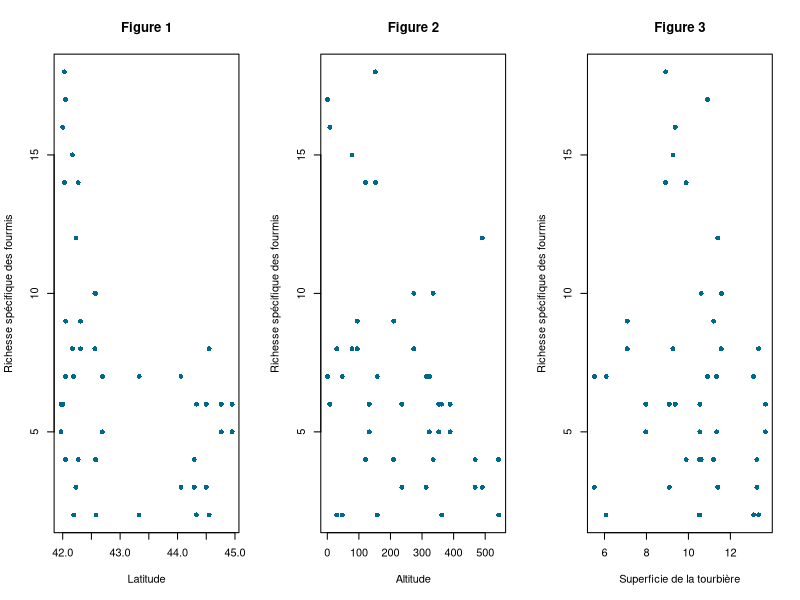
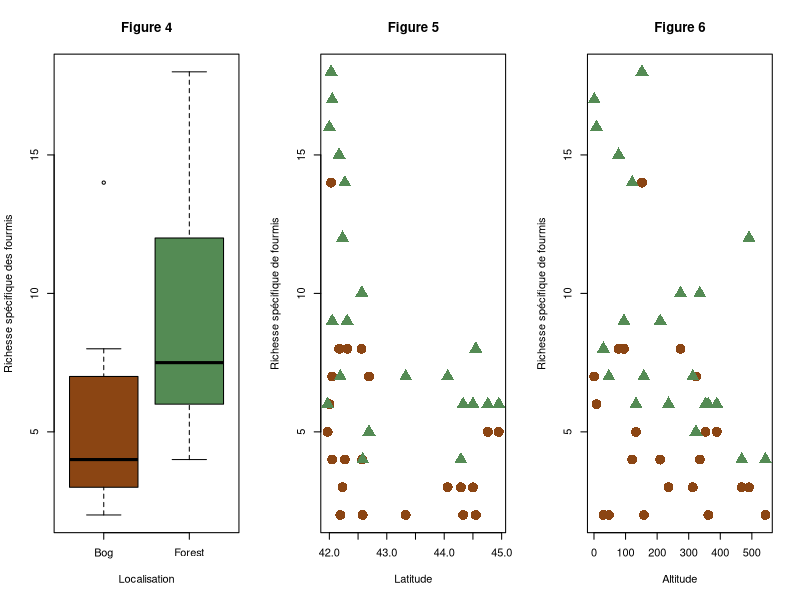
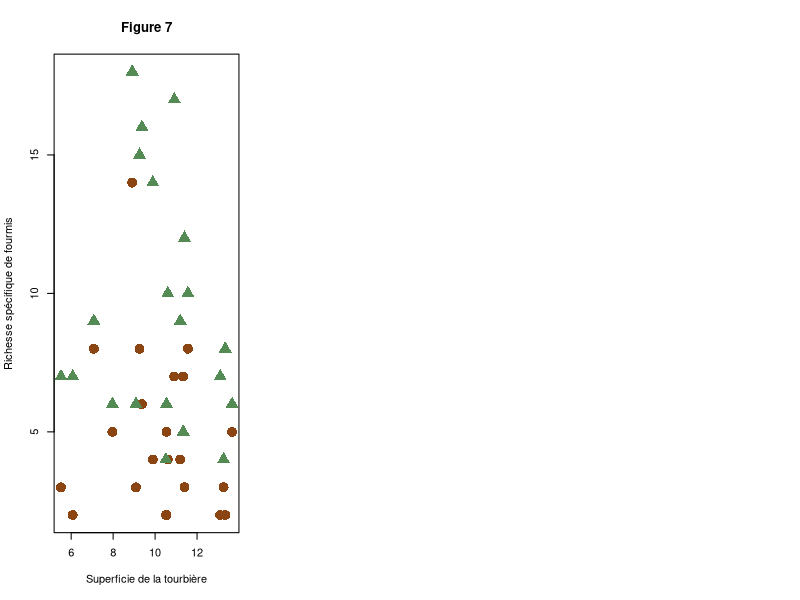
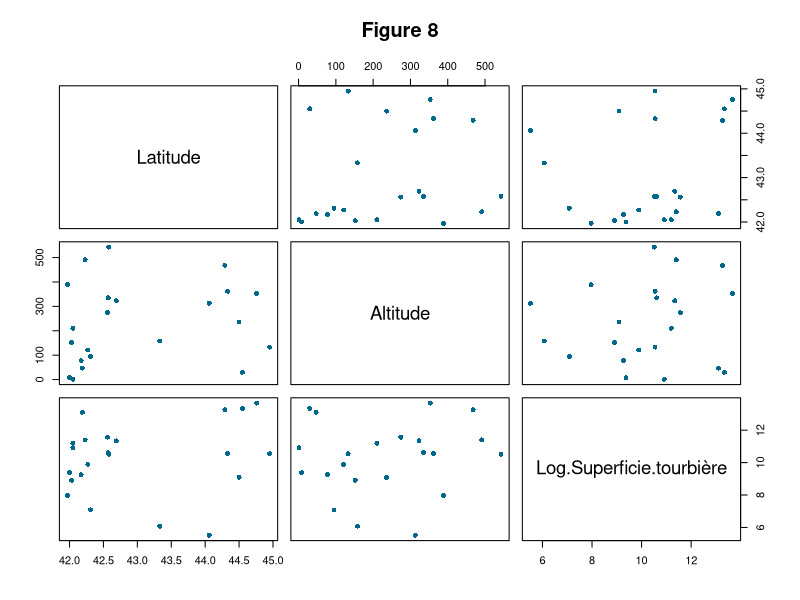
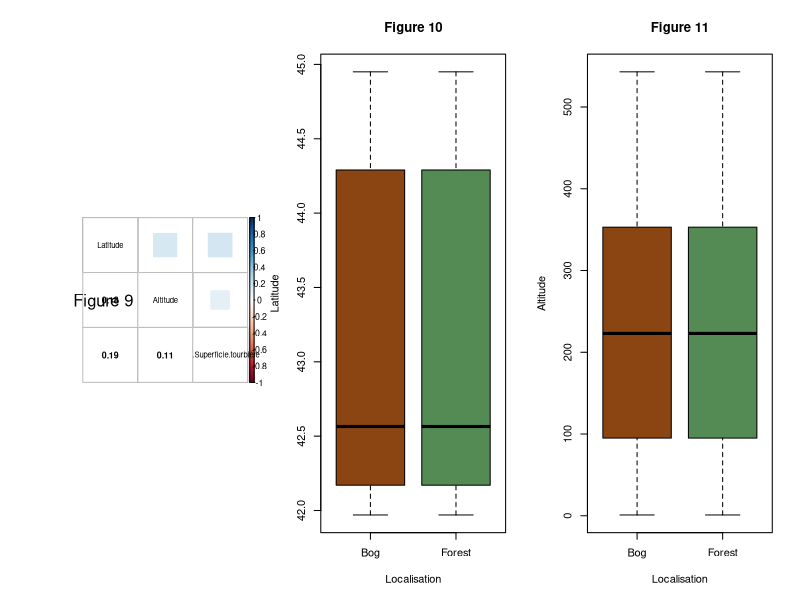
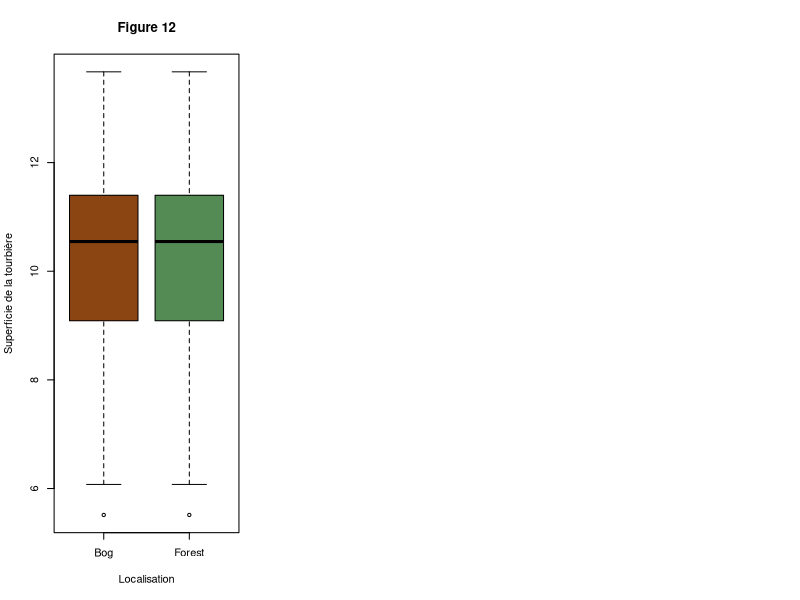

The R source for these figures, in order:
## ---- chunk 1
#importation
dataAnts <- read.table("BogAnts.txt", dec=".", header = TRUE)

#Passer la localisation en facteur 
dataAnts$Location<-as.factor(dataAnts$Location)

#vérification du type des variables 
str(dataAnts)
## ---- chunk 2
#Ligne ajouté qui sera supprimée, c'est juste pour avoir les données correctes
par(mfrow=c(1,3))

dataAnts$LogArea<-log(dataAnts$Area)

## ---- chunk 3

# Pour la variable Latitude
plot(dataAnts$Nsp~dataAnts$Latitude,pch=16,col='deepskyblue4',xlab='Latitude',ylab='Richesse spécifique des fourmis', main = "Figure 1")

# Pour la variable Altitude
plot(dataAnts$Nsp~dataAnts$Elevation,pch=16,col='deepskyblue4',xlab='Altitude',ylab='Richesse spécifique des fourmis', main = "Figure 2")

# Pour la variable Superficie de la tourbière
plot(dataAnts$Nsp~dataAnts$LogArea,pch=16,col='deepskyblue4',xlab='Superficie de la tourbière',ylab='Richesse spécifique des fourmis', main = "Figure 3")

# Pour la variable Localisation
boxplot(dataAnts$Nsp~dataAnts$Location, varwidth = TRUE, ylab = "Richesse spécifique des fourmis", xlab = "Localisation", col=c('saddlebrown','palegreen4'), main = "Figure 4")
## ---- chunk 4

# Interactions entre Latitude & Localisation
plot(dataAnts$Nsp~dataAnts$Latitude,type='n',ylab = "Richesse spécifique de fourmis",xlab="Latitude", main="Figure 5")
points(dataAnts$Nsp[dataAnts$Location=="Bog"]~dataAnts$Latitude[dataAnts$Location=="Bog"],pch=16,cex=2,col='saddlebrown')
points(dataAnts$Nsp[dataAnts$Location=="Forest"]~dataAnts$Latitude[dataAnts$Location=="Forest"],pch=17,cex=2,col='palegreen4')

# Interactions entre Altitude & Localisation
plot(dataAnts$Nsp~dataAnts$Elevation,type='n',ylab = "Richesse spécifique de fourmis",xlab="Altitude", main="Figure 6")
points(dataAnts$Nsp[dataAnts$Location=="Bog"]~dataAnts$Elevation[dataAnts$Location=="Bog"],pch=16,cex=2,col='saddlebrown')
points(dataAnts$Nsp[dataAnts$Location=="Forest"]~dataAnts$Elevation[dataAnts$Location=="Forest"],pch=17,cex=2,col='palegreen4')

# Interactions entre Superficie de la tourbière & Localisation
plot(dataAnts$Nsp~dataAnts$LogArea,type='n',ylab = "Richesse spécifique de fourmis",xlab="Superficie de la tourbière", main="Figure 7")
points(dataAnts$Nsp[dataAnts$Location=="Bog"]~dataAnts$LogArea[dataAnts$Location=="Bog"],pch=16,cex=2,col='saddlebrown')
points(dataAnts$Nsp[dataAnts$Location=="Forest"]~dataAnts$LogArea[dataAnts$Location=="Forest"],pch=17,cex=2,col='palegreen4')

## ---- chunk 5

# Vérifier la colinéarité entre les variables continues indépendantes

# On fait un graphique pour chaque paire de covariables
newdata<-cbind(dataAnts$Latitude,dataAnts$Elevation,dataAnts$LogArea)
colnames(newdata)<-c('Latitude','Altitude','Log Superficie tourbière')
newdata<-data.frame(newdata)
plot(newdata,pch=16,col='deepskyblue4',main="Figure 8")

#On calcule la corrélation de chaque paire de covariables
#Ajout du package corrplot
library(corrplot)
M<-cor(newdata)
corrplot.mixed(M,upper="square",lower.col="black", tl.col="black",cl.cex = 0.8,tl.cex = 0.7,number.cex =0.8)
mtext("Figure 9", side = 2, line = -6, cex = 1, las = 1)

# On vérifie la collinéarité entre catégories et variables continues
#Latitude et Localisation
boxplot(dataAnts$Latitude~dataAnts$Location, varwidth = TRUE, ylab = "Latitude", xlab = "Localisation",col=c('saddlebrown','palegreen4'), main = "Figure 10")

#Altitude et Localisation
boxplot(dataAnts$Elevation~dataAnts$Location, varwidth = TRUE, ylab = "Altitude", xlab = "Localisation",col=c('saddlebrown','palegreen4'), main = "Figure 11")

#Superficie de la tourbière et Localisation
boxplot(dataAnts$LogArea~dataAnts$Location, varwidth = TRUE, ylab = "Superficie de la tourbière", xlab = "Localisation",col=c('saddlebrown','palegreen4'), main = "Figure 12")
